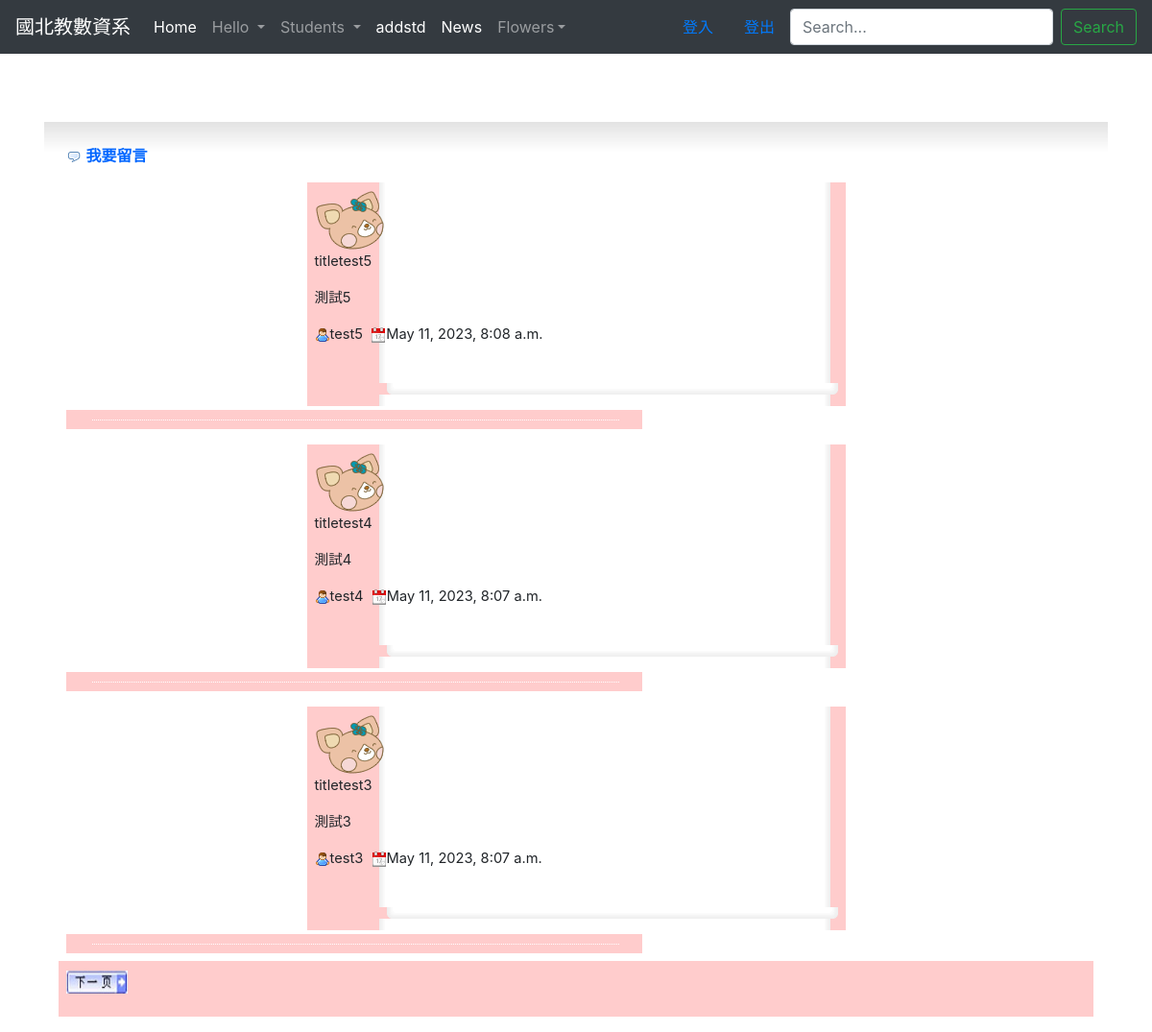
/showpost/, run on the app's committed database.
### boardapp/models.py (models this page shows, shortened)
class BoardUnit(models.Model):
	bname = models.CharField(max_length=20, null=False)
	bgender = models.CharField(max_length=2, default='F', null = False)
	btitle = models.CharField(max_length=100, null=False)
	bcontent = models.TextField(null=False)
	btime = models.DateTimeField(auto_now=True)
	bemail = models.EmailField(max_length=100, blank=True, default='')
	bresponse = models.TextField(blank=True, default='')

### boardapp/views.py (the view)
# urls.py: path('showpost/', bviews.showpost),
def showpost(request, pageindex=None):  #首頁
	global page  #重複開啟本網頁時需保留 page1 的值
	pagesize = 3  #每頁顯示的資料筆數
	boardall = models.BoardUnit.objects.all().order_by('-id')  #讀取資料表,依時間遞減排序
	datasize = len(boardall)  #資料筆數
	totpage = math.ceil(datasize / pagesize)  #總頁數
	if pageindex==None:  #無參數
		page = 0
		boardunits = models.BoardUnit.objects.order_by('-id')[:pagesize]
	elif pageindex=='prev':  #上一頁
		start = (page-1)*pagesize  #該頁第1筆資料
		if start >= 0:  #有前頁資料就顯示
			boardunits = models.BoardUnit.objects.order_by('-id')[start:(start+pagesize)]
			page -= 1
	elif pageindex=='next':  #下一頁
		start = (page+1)*pagesize  #該頁第1筆資料
		if start < datasize:  #有下頁資料就顯示
			boardunits = models.BoardUnit.objects.order_by('-id')[start:(start+pagesize)]
			page += 1
	currentpage = page + 1  #將目頁前頁面以區域變數傳回html
	return render(request, "boardapp/showpost.html", locals())

### templates/boardapp/showpost.html (shortened to what this page needs)
{% extends "base.html" %}
{% load static %}
{% block content %}
<br>
<br>
<br>
<br>
<div class="contentbox">
	<table width="100%">
		<tr>
			<td>
				<img src="{% static 'images/comment.png' %}" width="16" height="16" align="absmiddle" /> <a href="/addpost/">我要留言</a>
			</td>
		</tr>
  	{% for unit in boardunits %}
	<tr>
	  <td>
		  <table width="545" border="0" align="center" cellpadding="0" cellspacing="0" background="{% static 'images/g_r5_c4.png' %}">
		  	<tr>
			  <td>
				<div class="floorDiv">
					{% if unit.bgender == "m" %}
						<img src="{% static 'images/boy.png' %}" width="72" height="63" />
					{% else %}
						<img src="{% static 'images/girl.png' %}" width="72" height="63" />
					{% endif %}
				</div>
				<div class="contentDiv">
				  <p class="title">{{unit.btitle}}</p>
				  <p>{{unit.bcontent}}</p>
				  <p class="editor"><img src="{% static 'images/user.png' %}" width="16" height="16" align="absmiddle">{{unit.bname}}&nbsp;
					<img src="{% static 'images/date.png' %}" width="16" height="16" align="absmiddle">{{unit.btime}}&nbsp;
				  </p>
				</div>
			  </td>
			</tr>
			<tr>
			  <td><img name="g_r7_c4" src="{% static 'images/g_r7_c4.png' %}" width="545" height="12" border="0" alt=""></td>
			</tr>
		  </table>
		  <span class="functionDiv">
			  <img src="{% static 'images/g_r9_c3.png' %}" width="600" height="20" border="0" />
		  </span>
		</td>
	</tr>
  	{% empty %}
		<tr>
		  <td background="{% static 'images/g_r3_c3.png' %}">
			  <div class="messageDiv"><img src="{% static 'images/exclamation.png' %}" width="16" height="16" align="absmiddle"> 目前沒有新的資料，歡迎您留言。</div></td>
		</tr>
	{% endfor %}
		<tr>
			<td background="{% static 'images/g_r3_c3.png' %}">
			  <div class="pagebutton">
			  {% if currentpage < totpage %}
				  <a href="/showpost/next/" title="下一頁">
				  <img src="{% static 'images/nextpage.png' %}" alt="下一頁" width="64" height="24" /></a>
			  {% endif %}
			  </div>
			</td>
		</tr>
		<tr>
			<td background="{% static 'images/g_r3_c3.png' %}">
		</tr>
	</table>
</div>
{% endblock %}

### templates/base.html (shortened to what this page needs)
<!DOCTYPE html>
<html lang="en">
<head>
  {% load static %}
    <link rel="stylesheet" href="style.css">
    <link rel="stylesheet" href="https://cdn.jsdelivr.net/npm/bootstrap@4.6.2/dist/css/bootstrap.min.css">
</head>
<body>
      <nav class="navbar navbar-expand-md navbar-dark bg-dark fixed-top">
      <a class="navbar-brand" href="/hello">國北教數資系</a>
      <div class="collapse navbar-collapse" id="navbarsExampleDefault">
    <ul class="navbar-nav mr-auto">
      <li class="nav-item active">
            <a class="nav-link" href="/hello">Home <span class="sr-only">(current)</span></a>
      </li>
       <li class="nav-item dropdown">
        <a class="nav-link dropdown-toggle" href="/listall" role="button" data-toggle="dropdown" aria-expanded="false">
          Hello
        </a>
      </li>
      <li class="nav-item dropdown">
        <a class="nav-link dropdown-toggle" href="/listall" role="button" data-toggle="dropdown" aria-expanded="false">
          Students
        </a>
      </li>
      <li class="nav-item active">
          <a class="nav-link" href="/post">addstd<span class="sr-only">(current)</span></a>
      </li>
      <li class="nav-item active">
          <a class="nav-link" href="/newsindex">News<span class="sr-only">(current)</span></a>
      </li>
      <li class="nav-item dropdown">
          <a class="nav-link dropdown-toggle" href="/flower" role="button" data-toggle="dropdown" ariaexpanded="false">Flowers</a>
      </li>
    </ul>
      <li class="nav-item active">
          <a class="nav-link" href="/login">登入<span class="sr-only">(current)</span></a>
      </li>
      <li class="nav-item active">
          <a class="nav-link" href="/logout">登出<span class="sr-only">(current)</span></a>
      </li>
      </div>
      <form action="/flower/" method="get" class="form-inline mt-2 mt-md-0">
          <input id="q" name="q" value="{{ request.GET.q }}" class="form-control mr-sm-2" type="text" placeholder="Search..." aria-label="Search">
          <button class="btn btn-outline-success my-2 my-sm-0" type="submit">Search</button>
      </form>
    </nav>
    <main role="main" class="container">
    <div id="content">
        {% block content %}{% endblock %}
    </div>
    </main>
</body>
</html>

### static/css/style.css (style rules this page uses)
html, body { height: 100%; }
body { height: 100%; font-family: Arial, Helvetica, sans-serif; font-size: 13px; margin: 0; padding: 0; background:#eaeaea }
p { padding: 0; font-size: 11pt; line-height: 150%; }
ul, li { list-style: none; padding: 0; margin: 0; }
img { border: none; }
table { border-collapse: collapse; }
th,td { padding: 8px; }
table tr td a { text-decoration: none; font-weight: bold; color: #06F; }
.contentbox { overflow: auto; border: 1px solid #fff; padding: 15px; background: #fff url(images/bg_fade_med.png) repeat-x top; border-bottom-left-radius: 10px; border-bottom-right-radius: 10px; -moz-border-radius-bottomright: 10px; -moz-border-radius-bottomleft: 10px; }

### data on the page
BoardUnit: btitle "titletest5", bcontent "測試5", bname "test5", btime "May 11, 2023, 8:08 a.m."
BoardUnit: btitle "titletest4", bcontent "測試4", bname "test4", btime "May 11, 2023, 8:07 a.m."
BoardUnit: btitle "titletest3", bcontent "測試3", bname "test3", btime "May 11, 2023, 8:07 a.m."
